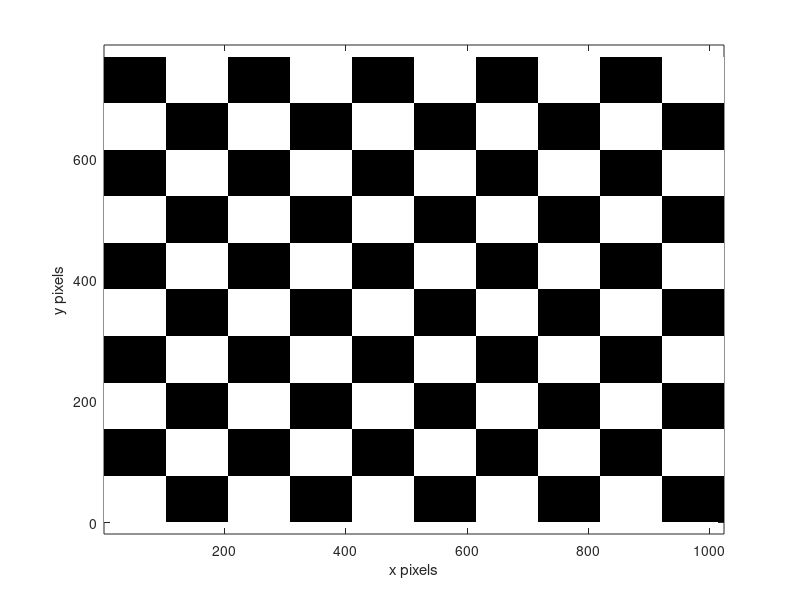

Reproduce this figure in MATLAB. (Note: this script raises an error after producing the figure.)
% Creer un damier pour le calibrage du emetteur


tic

clear all
clear figure
close all

p=10;
q=10;
couleur=[255 0 0];

NbHE=1024;
NbVE=768;
[u,v]=meshgrid((1:1:NbHE),(1:1:NbVE));


I=1.*(sin(pi/NbHE*p.*u).*sin(pi/NbVE*q.*v)>=0);


pcolor(u,v,I);
axis equal; 
shading flat; 
colormap('gray'); xlabel('x pixels'); ylabel('y pixels'); Title('mire damier');
toc